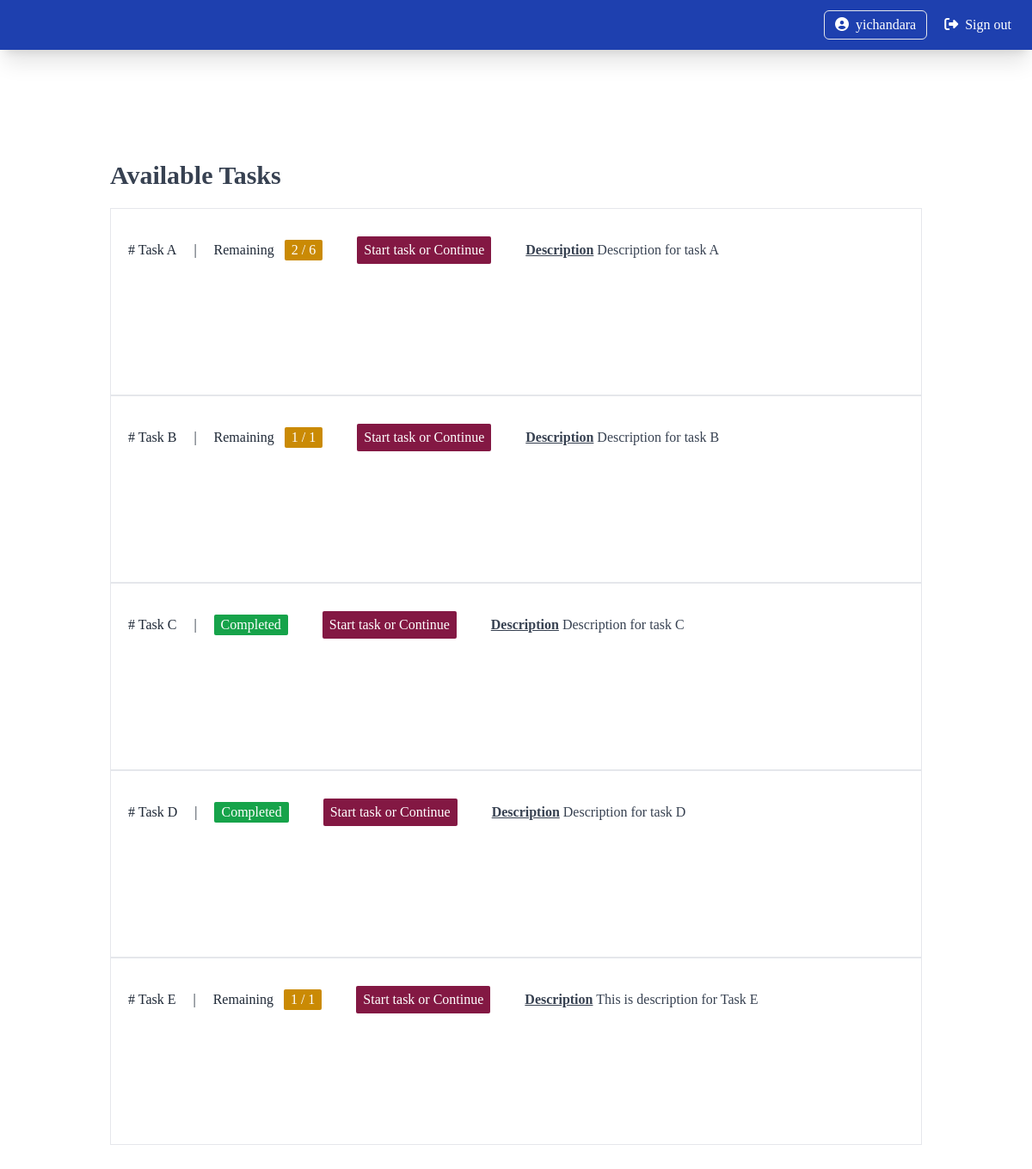
The app's page /task (signed in) with its own data.
### src/models/user.py (models this page shows, shortened)
class User (db.Model, UserMixin):
    id = db.Column(db.Integer(), primary_key=True)
    username = db.Column(db.String(), nullable=False, unique=True)
    email = db.Column(db.String(), nullable=False)
    password_hash = db.Column(db.String(), nullable=False, default="password_disable")
    is_active = db.Column(db.Boolean(), nullable=False, default=True)
    created_at = db.Column(db.String(), nullable=False, default=datetime.now().strftime("%d/%m/%Y_%H:%M:%S"))
    updated_at = db.Column(db.String(), nullable=False, default=datetime.now().strftime("%d/%m/%Y_%H:%M:%S"))
    @property
    def password(self):
        return self.password
    roles = db.relationship('Role', secondary=user_role, backref='users', lazy=True)
    speaker = db.relationship('Speaker', backref="user", lazy=True, uselist=False)
    tasks = db.relationship('Task', backref='created_by', lazy=True)
    export_histories = db.relationship('ExportHistory', backref='user', lazy=True)

### src/models/task.py (models this page shows)
class Task (db.Model):
    id = db.Column(db.Integer(), primary_key=True)
    name = db.Column(db.String(), nullable=False, unique=True)
    description = db.Column(db.String(length=500), nullable=True)
    created_at = db.Column(db.String(), nullable=False, default=datetime.now().strftime("%d/%m/%Y_%H:%M:%S"))
    updated_at = db.Column(db.String(), nullable=False, default=datetime.now().strftime("%d/%m/%Y_%H:%M:%S"))
    from src.models import recording
    recordings = db.relationship('Recording', backref='task', lazy=True)
    created_user_id = db.Column(db.Integer(), db.ForeignKey('user.id'), nullable=False)
    record_config_id = db.Column(db.Integer(), db.ForeignKey('record_config.id'), nullable=True)

### src/routes/routes.py (the view)
@app.route('/task')
@login_required
def task_page():
    if current_user.speaker:
        speaker_id = current_user.speaker.id
        tasks = taskController.get_all_task()
        total_recordings = []
        total_remaining_recordings = []
        for task in tasks:
            remaining_recordings = recordingController.getRemainingRecording(
                speaker_id=speaker_id,
                selected_task=task
            )
            total_remaining_recordings.append(len(remaining_recordings))
            total_recordings.append(len(task.recordings))
        return render_template('task.html', tasks=tasks, total_recordings=total_recordings, total_remaining_recordings=total_remaining_recordings)
    return redirect(url_for('speaker_register_page'))

### src/controllers/audio_controller.py (called while the page is built)
    def getAllAudioByUser(self, speakerId):
        audios = audio.Audio.query.filter_by(speaker_id=speakerId)
        audioList = []
        for audioItem in audios:
            audioList.append(audioItem)
        return audioList

### src/controllers/recording_controller.py (called while the page is built)
    def is_existed(self, data):
        req = recording.Recording.query.filter_by(id=data).first()
        if req:
            return req
        return None

### src/controllers/task_controller.py (called while the page is built)
    def get_all_task(self):
        tasks = task.Task.query.order_by(asc(task.Task.id))
        taskList = []
        for taskItem in tasks:
            taskList.append(taskItem)
        print(tasks)
        return taskList

### src/models/user.py (called while the page is built)
@login_manager.user_loader
def load_user(user_id):
    return User.query.get(int(user_id))

### src/templates/task.html (shortened to what this page needs)
{% extends 'base.html' %}
{% block content %}
<div class="min-h-screen flex flex-col space-y-5 sm:p-32 p-5 text-gray-700">
    <div class="font-bold sm:text-3xl text-base">
        <p>Available Tasks</p>
    </div>
    <div class="w-full sm:text-base text-sm">
        <div class="accordion" id="accordionExample">
            {% for task in tasks %}
            <div class="accordion-item bg-white border border-gray-200">
                <h2 class="accordion-header mb-0" id="headingOne">
                    <button class="
                      accordion-button
                      relative
                      flex
                      items-center
                      w-full
                      py-4
                      px-5
                      sm:text-base text-gray-800 text-left text-xs
                      bg-white
                      border-0
                      rounded-none
                      transition
                      focus:outline-none
                    " type="button">
                        <div class="flex flex-row items-center sm:space-x-5 space-x-3 w-full">
                            <div>
                                # {{task.name}}
                            </div>
                            <div>
                                |
                            </div>
                            {% if total_remaining_recordings[task.id-1] > 0 %}
                            <div class="flex flex-row space-x-3 items-center text-w">
                                <div>
                                    Remaining
                                </div>
                                <div class="px-2 bg-yellow-600 rounded-sm text-white">
                                    {{total_remaining_recordings[task.id-1]}} / {{total_recordings[task.id-1]}}
                                </div>
                            </div>
                            {% else %}
                            <div class="px-2 bg-green-600 rounded-sm text-white">
                                Completed
                            </div>
                            {% endif %}
                            <div class="self-end py-4 px-5">
                                <a href="/task-detail/{{task.id}}">
                                    <div class=" bg-pink-900 py-1 px-2 text-white rounded-sm min-w-max">
                                        Start task or Continue
                                    </div>
                                </a>
                            </div>
                            <div class="text-gray-700">
                                <span class="font-bold underline">Description</span> {{task.description}}
                            </div>
                        </div>
                    </button>
                </h2>
            </div>
            {% endfor %}
        </div>
    </div>
</div>
{% endblock %}

### src/templates/includes/navbar.html (shortened to what this page needs)
<div class=" hidden sm:block">
  <div class="sticky">
    <div class="w-screen p-3 px-6 bg-blue-800 text-white shadow-xl">
      <div class="sm:flex flex-row items-center justify-between hidden">
        {% if current_user.is_authenticated %}
          <div class="flex flex-row space-x-5 items-center">
            <div class="flex flex-row space-x-2 items-center border rounded-md px-3 py-1 hover:bg-white hover:text-gray-700">
              <div>
                <i class="fa-solid fa-circle-user"></i>
              </div>
              <div>
                <a href="">{{current_user.username}}</a>
              </div>
            </div>
            <div class="flex-row space-x-2 items-center flex">
              <div>
                <i class="fa-solid fa-right-from-bracket"></i>
              </div>
              <div>
                <a href="{{url_for('signout_page')}}">Sign out</a>
              </div>
            </div>
          </div>
        {% endif %}
      </div>
  </div>
  </div>
</div>

### records on screen
User: username "yichandara"
Task: name "Task A", total_remaining_recordings "2", total_recordings "6", description "Description for task A"
Task: name "Task B", total_remaining_recordings "1", total_recordings "1", description "Description for task B"
Task: name "Task C", shows "Completed", description "Description for task C"
Task: name "Task D", shows "Completed", description "Description for task D"
Task: name "Task E", created_user "1", description "This is description for Task E"
